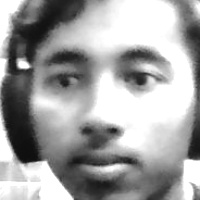
#> input picture SmartHomeIoT/FrontEnd/face_data/dataset/Prantik/12.jpg, 200 x 200 px, given in place of the camera
$ python -i face_engine.py   (imports and definitions only)
#> lines starting #> are read from the running program, lines starting #| are printed output that depends on the picture; after the words box and inside, x2 and y2 are one past the last pixel; in counts of white or black regions, pixels touching at a corner belong together
"""
face_engine.py — Smart Home Face Recognition Engine
Uses OpenCV LBPH Face Recognizer (no dlib needed)
"""

import cv2
import os
import json
import numpy as np

# ── Paths ──────────────────────────────────────────────
BASE_DIR      = os.path.join(os.path.dirname(__file__), "face_data")
DATASET_DIR   = os.path.join(BASE_DIR, "dataset")
MODEL_PATH    = os.path.join(BASE_DIR, "model.yml")
PROFILES_PATH = os.path.join(BASE_DIR, "profiles.json")

# [1 line not run here, left out]

# ── Face detector ───────────────────────────────────────
_CASCADE_PATH = cv2.data.haarcascades + "haarcascade_frontalface_default.xml"
face_cascade  = cv2.CascadeClassifier(_CASCADE_PATH)

# ── Default profile preferences ────────────────────────
DEFAULT_PREFS = {
    "light":     True,
    "fan_speed": 2,
    "dimmer":    70,
    "curtain":   False,
    "ac":        False,
    "inverter":  False,
    "music":     "",
    "greeting":  "Welcome home!"
}

# ══════════════════════════════════════════════════════
# PROFILES
# ══════════════════════════════════════════════════════

# [5 lines left out: function load_profiles, not called in this run]

def save_profiles(profiles):
    with open(PROFILES_PATH, "w") as f:
        json.dump(profiles, f, indent=2)

# [17 lines left out: functions get_profile, save_profile, list_registered_users, not called in this run]

# ══════════════════════════════════════════════════════
# REGISTRATION
# ══════════════════════════════════════════════════════

def capture_faces(name, num_samples=50):
#> called with name = 'face_data/dataset/Prantik/12.jpg', num_samples = 50
    user_dir = os.path.join(DATASET_DIR, name)
    os.makedirs(user_dir, exist_ok=True)

    # Purane images delete karo — fresh start
    for f in os.listdir(user_dir):
        os.remove(os.path.join(user_dir, f))

    cap = cv2.VideoCapture(0)
    if not cap.isOpened():
        return False, "Camera not found"

    count = 0

    while count < num_samples:
        ret, frame = cap.read()
#> frame is the input picture: shape (200, 200, 3); min 14, max 255, mean 161.8
        if not ret:
            break

        frame    = cv2.flip(frame, 1)
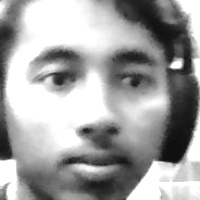
#> frame: shape (200, 200, 3); min 14, max 255, mean 161.8
        gray     = cv2.cvtColor(frame, cv2.COLOR_BGR2GRAY)
        gray_eq  = cv2.equalizeHist(gray)
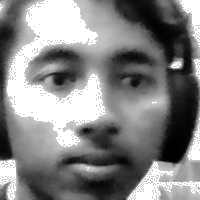
#> gray_eq: shape (200, 200); min 0, max 255, mean 132.7

        faces = face_cascade.detectMultiScale(
            gray_eq, scaleFactor=1.2, minNeighbors=5, minSize=(80, 80)
        )
#> faces = [[6, 9, 178, 178]]

        for (x, y, w, h) in faces:
            face_crop = gray[y:y+h, x:x+w]
            face_eq   = cv2.equalizeHist(face_crop)
            face_img  = cv2.resize(face_eq, (200, 200))

            # Original
            cv2.imwrite(os.path.join(user_dir, f"{count+1}.jpg"), face_img)
            count += 1

            # Brighter variant
            if count < num_samples:
                bright = cv2.convertScaleAbs(face_img, alpha=1.2, beta=15)
                cv2.imwrite(os.path.join(user_dir, f"{count+1}.jpg"), bright)
                count += 1

            cv2.rectangle(frame, (x, y), (x+w, y+h), (0, 255, 0), 2)
            cv2.putText(frame, f"Capturing: {count}/{num_samples}",
                        (10, 40), cv2.FONT_HERSHEY_SIMPLEX, 0.9, (0, 255, 0), 2)
            cv2.putText(frame, "Move head slowly left/right",
                        (10, frame.shape[0]-15),
                        cv2.FONT_HERSHEY_SIMPLEX, 0.55, (200, 200, 200), 1)
#> this loop made 1 pass
#> (x, y, w, h, count) on pass 1: (6, 9, 178, 178, 2)
#> pass 1, in capture_faces, `face_crop = gray[y:y+h, x:x+w]`:
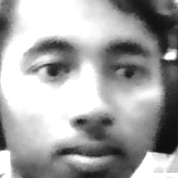
#> face_crop: shape (178, 178); min 14, max 255, mean 164.8
#> pass 1, in capture_faces, `face_eq   = cv2.equalizeHist(face_crop)`:
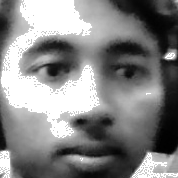
#> face_eq: shape (178, 178); min 0, max 255, mean 132.8
#> pass 1, in capture_faces, `face_img  = cv2.resize(face_eq, (200, 200))`:
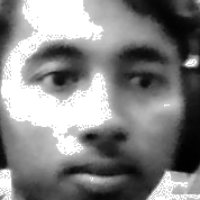
#> face_img: shape (200, 200); min 0, max 255, mean 132.7
#> after the loop:
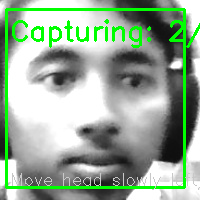
#> frame: shape (200, 200, 3); 9.38% of pixels changed, all inside (x1, y1, x2, y2) = (5, 8, 200, 190)
#> after the loop, count = 2

        if len(faces) == 0:
            cv2.putText(frame, "No face — come closer / more light",
                        (10, 40), cv2.FONT_HERSHEY_SIMPLEX, 0.65, (0, 0, 255), 2)

        cv2.imshow(f"Registering: {name}", frame)
        cv2.waitKey(80)

    cap.release()
    cv2.destroyAllWindows()

    if count < 10:
        return False, f"Only {count} samples. Need 10+. Try better lighting."

    if name not in load_profiles():
        save_profile(name, DEFAULT_PREFS.copy())

    return True, f"Captured {count} samples for {name}"


# ══════════════════════════════════════════════════════
# TRAINING
# ══════════════════════════════════════════════════════

# [234 lines left out: functions train_model, _is_palm_open, recognize_face, delete_user, not called in this run]

>>> result = capture_faces('face_data/dataset/Prantik/12.jpg')
